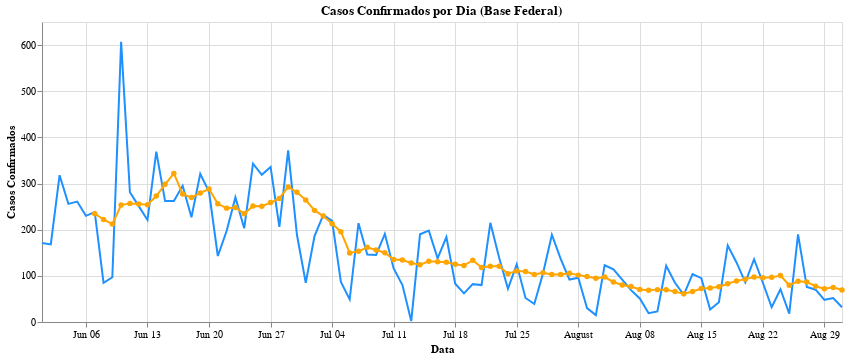

This figure's notebook cell:
### Code cell
graph_df_cmm = graph_df_casosPorDia + graph_df_casosMedMovel
graph_df_cmm

### Figure 1 — Vega-Lite specification as saved in the notebook (floating-point values rounded to 4 significant figures)
{"config": {"view": {"continuousWidth": 400, "continuousHeight": 300}}, "layer": [{"mark": "line", "encoding": {"color": {"value": "dodgerblue"}, "x": {"type": "temporal", "field": "data", "title": "Data"}, "y": {"type": "quantitative", "field": "casos_confirmados", "title": "Casos Confirmados"}}, "title": "Casos Confirmados por Dia (Base Federal)", "width": 800}, {"mark": {"type": "line", "point": true}, "encoding": {"color": {"value": "orange"}, "x": {"type": "temporal", "field": "data", "title": "Data"}, "y": {"type": "quantitative", "field": "media_movel", "title": "Casos Confirmados"}}}], "data": {"name": "data-d5e6717e4374ac02fe77e35c38ad1ac2"}, "$schema": "https://vega.github.io/schema/vega-lite/v4.8.1.json", "datasets": {"data-d5e6717e4374ac02fe77e35c38ad1ac2": [{"data": "2021-06-01", "casos_confirmados": 171, "media_movel": null}, {"data": "2021-06-02", "casos_confirmados": 168, "media_movel": null}, {"data": "2021-06-03", "casos_confirmados": 318, "media_movel": null}, {"data": "2021-06-04", "casos_confirmados": 256, "media_movel": null}, {"data": "2021-06-05", "casos_confirmados": 261, "media_movel": null}, {"data": "2021-06-06", "casos_confirmados": 230, "media_movel": null}, {"data": "2021-06-07", "casos_confirmados": 238, "media_movel": 234.6}, {"data": "2021-06-08", "casos_confirmados": 85, "media_movel": 222.3}, {"data": "2021-06-09", "casos_confirmados": 97, "media_movel": 212.1}, {"data": "2021-06-10", "casos_confirmados": 607, "media_movel": 253.4}, {"data": "2021-06-11", "casos_confirmados": 281, "media_movel": 257.0}, {"data": "2021-06-12", "casos_confirmados": 251, "media_movel": 255.6}, {"data": "2021-06-13", "casos_confirmados": 221, "media_movel": 254.3}, {"data": "2021-06-14", "casos_confirmados": 369, "media_movel": 273.0}, {"data": "2021-06-15", "casos_confirmados": 262, "media_movel": 298.3}, {"data": "2021-06-16", "casos_confirmados": 262, "media_movel": 321.9}, {"data": "2021-06-17", "casos_confirmados": 295, "media_movel": 277.3}, {"data": "2021-06-18", "casos_confirmados": 227, "media_movel": 269.6}, {"data": "2021-06-19", "casos_confirmados": 321, "media_movel": 279.6}, {"data": "2021-06-20", "casos_confirmados": 282, "media_movel": 288.3}, {"data": "2021-06-21", "casos_confirmados": 143, "media_movel": 256.0}, {"data": "2021-06-22", "casos_confirmados": 197, "media_movel": 246.7}, {"data": "2021-06-23", "casos_confirmados": 270, "media_movel": 247.9}, {"data": "2021-06-24", "casos_confirmados": 203, "media_movel": 234.7}, {"data": "2021-06-25", "casos_confirmados": 343, "media_movel": 251.3}, {"data": "2021-06-26", "casos_confirmados": 319, "media_movel": 251.0}, {"data": "2021-06-27", "casos_confirmados": 336, "media_movel": 258.7}, {"data": "2021-06-28", "casos_confirmados": 206, "media_movel": 267.7}, {"data": "2021-06-29", "casos_confirmados": 372, "media_movel": 292.7}, {"data": "2021-06-30", "casos_confirmados": 189, "media_movel": 281.1}, {"data": "2021-07-01", "casos_confirmados": 85, "media_movel": 264.3}, {"data": "2021-07-02", "casos_confirmados": 186, "media_movel": 241.9}, {"data": "2021-07-03", "casos_confirmados": 232, "media_movel": 229.4}, {"data": "2021-07-04", "casos_confirmados": 219, "media_movel": 212.7}, {"data": "2021-07-05", "casos_confirmados": 87, "media_movel": 195.7}, {"data": "2021-07-06", "casos_confirmados": 49, "media_movel": 149.6}, {"data": "2021-07-07", "casos_confirmados": 214, "media_movel": 153.1}, {"data": "2021-07-08", "casos_confirmados": 146, "media_movel": 161.9}, {"data": "2021-07-09", "casos_confirmados": 145, "media_movel": 156.0}, {"data": "2021-07-10", "casos_confirmados": 191, "media_movel": 150.1}, {"data": "2021-07-11", "casos_confirmados": 116, "media_movel": 135.4}, {"data": "2021-07-12", "casos_confirmados": 80, "media_movel": 134.4}, {"data": "2021-07-13", "casos_confirmados": 2, "media_movel": 127.7}, {"data": "2021-07-14", "casos_confirmados": 190, "media_movel": 124.3}, {"data": "2021-07-15", "casos_confirmados": 198, "media_movel": 131.7}, {"data": "2021-07-16", "casos_confirmados": 138, "media_movel": 130.7}, {"data": "2021-07-17", "casos_confirmados": 184, "media_movel": 129.7}, {"data": "2021-07-18", "casos_confirmados": 83, "media_movel": 125.0}, {"data": "2021-07-19", "casos_confirmados": 62, "media_movel": 122.4}, {"data": "2021-07-20", "casos_confirmados": 82, "media_movel": 133.9}, {"data": "2021-07-21", "casos_confirmados": 80, "media_movel": 118.1}, {"data": "2021-07-22", "casos_confirmados": 215, "media_movel": 120.6}, {"data": "2021-07-23", "casos_confirmados": 139, "media_movel": 120.7}, {"data": "2021-07-24", "casos_confirmados": 72, "media_movel": 104.7}, {"data": "2021-07-25", "casos_confirmados": 125, "media_movel": 110.7}, {"data": "2021-07-26", "casos_confirmados": 52, "media_movel": 109.3}, {"data": "2021-07-27", "casos_confirmados": 39, "media_movel": 103.1}, {"data": "2021-07-28", "casos_confirmados": 106, "media_movel": 106.9}, {"data": "2021-07-29", "casos_confirmados": 189, "media_movel": 103.1}, {"data": "2021-07-30", "casos_confirmados": 137, "media_movel": 102.9}, {"data": "2021-07-31", "casos_confirmados": 92, "media_movel": 105.7}, {"data": "2021-08-01", "casos_confirmados": 96, "media_movel": 101.6}, {"data": "2021-08-02", "casos_confirmados": 30, "media_movel": 98.43}, {"data": "2021-08-03", "casos_confirmados": 15, "media_movel": 95.0}, {"data": "2021-08-04", "casos_confirmados": 123, "media_movel": 97.43}, {"data": "2021-08-05", "casos_confirmados": 114, "media_movel": 86.71}, {"data": "2021-08-06", "casos_confirmados": 92, "media_movel": 80.29}, {"data": "2021-08-07", "casos_confirmados": 69, "media_movel": 77.0}, {"data": "2021-08-08", "casos_confirmados": 51, "media_movel": 70.57}, {"data": "2021-08-09", "casos_confirmados": 19, "media_movel": 69.0}, {"data": "2021-08-10", "casos_confirmados": 23, "media_movel": 70.14}, {"data": "2021-08-11", "casos_confirmados": 122, "media_movel": 70.0}, {"data": "2021-08-12", "casos_confirmados": 85, "media_movel": 65.86}, {"data": "2021-08-13", "casos_confirmados": 59, "media_movel": 61.14}, {"data": "2021-08-14", "casos_confirmados": 104, "media_movel": 66.14}, {"data": "2021-08-15", "casos_confirmados": 95, "media_movel": 72.43}, {"data": "2021-08-16", "casos_confirmados": 27, "media_movel": 73.57}, {"data": "2021-08-17", "casos_confirmados": 43, "media_movel": 76.43}, {"data": "2021-08-18", "casos_confirmados": 166, "media_movel": 82.71}, {"data": "2021-08-19", "casos_confirmados": 129, "media_movel": 89.0}, {"data": "2021-08-20", "casos_confirmados": 86, "media_movel": 92.86}, {"data": "2021-08-21", "casos_confirmados": 136, "media_movel": 97.43}, {"data": "2021-08-22", "casos_confirmados": 85, "media_movel": 96.0}, {"data": "2021-08-23", "casos_confirmados": 32, "media_movel": 96.71}, {"data": "2021-08-24", "casos_confirmados": 71, "media_movel": 100.7}, {"data": "2021-08-25", "casos_confirmados": 18, "media_movel": 79.57}, {"data": "2021-08-26", "casos_confirmados": 190, "media_movel": 88.29}, {"data": "2021-08-27", "casos_confirmados": 76, "media_movel": 86.86}, {"data": "2021-08-28", "casos_confirmados": 70, "media_movel": 77.43}, {"data": "2021-08-29", "casos_confirmados": 48, "media_movel": 72.14}, {"data": "2021-08-30", "casos_confirmados": 52, "media_movel": 75.0}, {"data": "2021-08-31", "casos_confirmados": 32, "media_movel": 69.43}]}}
